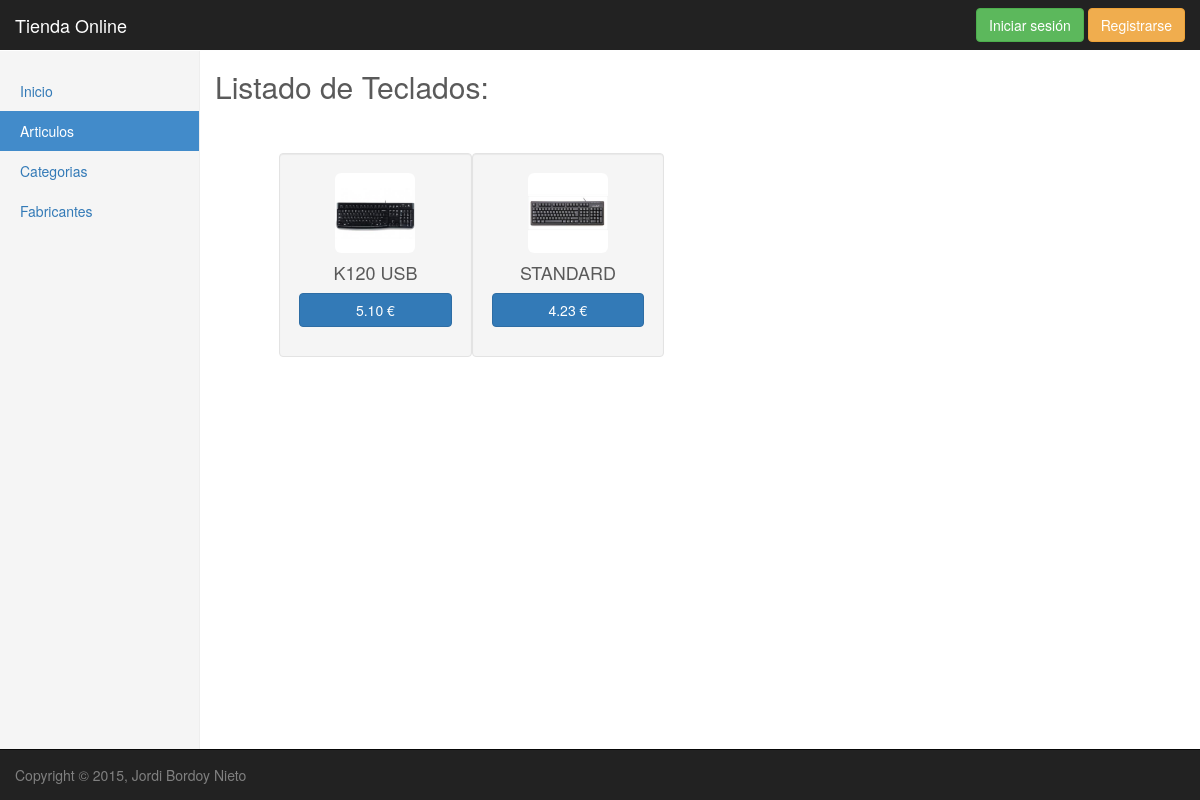
The app's page /articulos/articuloCategoria/2/ with its own data.
### articulos/models.py (models this page shows, shortened)
class Categoria(models.Model):
	nombre = models.CharField(max_length=30, unique = True, default = '')
	imagen = models.ImageField(upload_to='categorias', verbose_name='Imagen', default = '')
	descripcion = models.TextField(blank = True, null = True)
	def __unicode__(self):
		return self.nombre

class Articulo(models.Model):
	nombre = models.CharField(max_length=30, unique = True, null = False, default='')
	descripcion = models.TextField(blank = True, null = True)
	imagen = models.ImageField(upload_to='articulos', verbose_name='Imagen', default = '')
	precio = models.DecimalField(default=0, max_digits=6, decimal_places=2)
	descuento = models.IntegerField(default=0)
	stock = models.IntegerField(default=0)
	categoria = models.ForeignKey(Categoria, related_name='art_cat', default = '')
	fabricante = models.ForeignKey(Fabricante, related_name='art_fab', default = '')

### articulos/views.py (the view)
# urls.py: url(r'^articuloCategoria/(?P<categoria_id>\d+)/$', views.articuloCategoria, name='articuloCategoria'),
def articuloCategoria(request, categoria_id):
	categoria = Categoria.objects.get(pk=categoria_id)
	articulos = Articulo.objects.filter(categoria=categoria)
	articulos=articulos.order_by("nombre")
	context = {'categoria' : categoria, 'articulos' : articulos}
	return render(request, 'articulos/articuloCategoria.html', context)

### articulos/templates/articulos/articuloCategoria.html (shortened to what this page needs)
<!DOCTYPE html>
{% extends "base.html" %}
{% load static %}
{% load staticfiles %}
{% block focoNavLeft %}
<li><a href="/">Inicio</a></li>
<li class="active"><a href="/articulos/listaArticulos/">Articulos<span class="sr-only">(current)</span></a></li>
<li><a href="/articulos/listaCategorias/">Categorias</a></li>
<li><a href="/articulos/listaFabricantes/">Fabricantes</a></li>
{% endblock %}
{% block content %}
<div class="col-md-8 col-md-offset-2">
	<h2>Listado de {{categoria}}:</h2>
	<br>
	<br>
	<div class="list-group">
	    {% for articulo in articulos %}
		<div class="col-md-3 col-md-push-1 well">
		        <img style="height:80px;" src='{{MEDIA_URL}}{{articulo.imagen}}' alt="" class="img-rounded center-block img-responsive"/>
		    <div class="caption">
		        <h4 style="text-align:center;">{{articulo.nombre}}</h4>
		        <p>
		            <a href="/articulos/detalleArticulo/{{articulo.id}}" class="btn btn-primary center-block" role="button" onmouseout="this.innerHTML='{{articulo.precio}}'" € onmouseover="this.innerHTML='Ver'">{{articulo.precio}} €</a>
		        </p>
		    </div>
		</div>
		{% endfor %}
	</div>
</div>
{% endblock %}

### Tienda/static/css/jumbotron.css (style rules this page uses)
body { padding-top: 50px; padding-bottom: 20px; }

### Tienda/static/css/dashboard.css (style rules this page uses)
body { padding-top: 50px; }
.nav-sidebar > li > a { padding-right: 20px; padding-left: 20px; }
.nav-sidebar > .active > a, .nav-sidebar > .active > a:hover, .nav-sidebar > .active > a:focus { color: #fff; background-color: #428bca; }

### Tienda/static/css/carousel.css (style rules this page uses)
body { padding-bottom: 40px; color: #5a5a5a; }

### records on screen
Categoria: nombre "Teclados"
Articulo: imagen (picture), nombre "K120 USB", precio "5.10"
Articulo: imagen (picture), nombre "STANDARD", precio "4.23"
